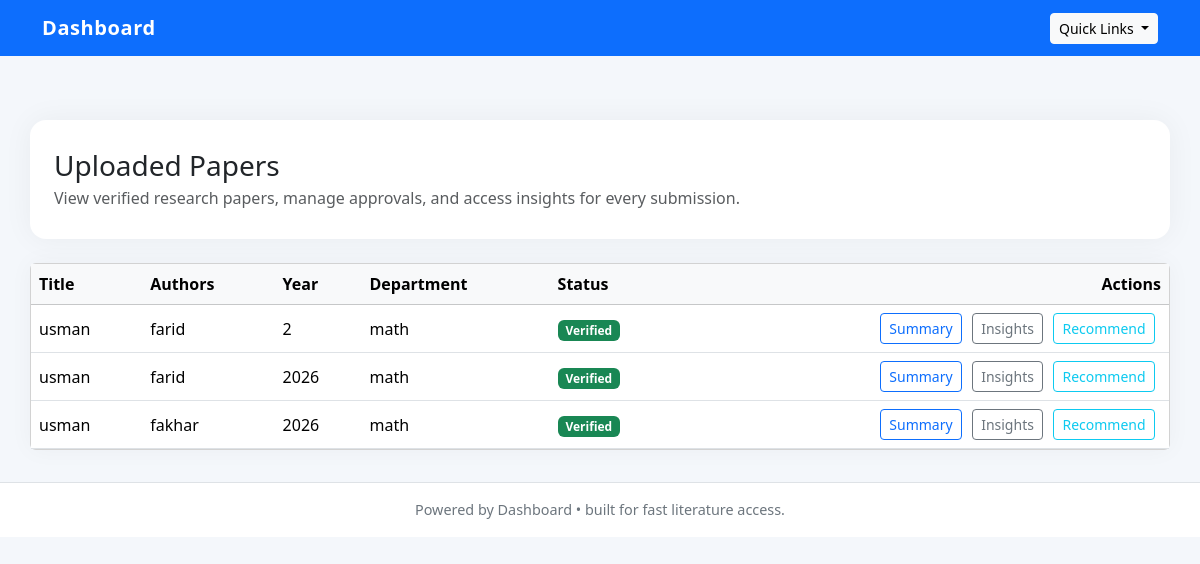
Page /papers/list on the earlier database version.
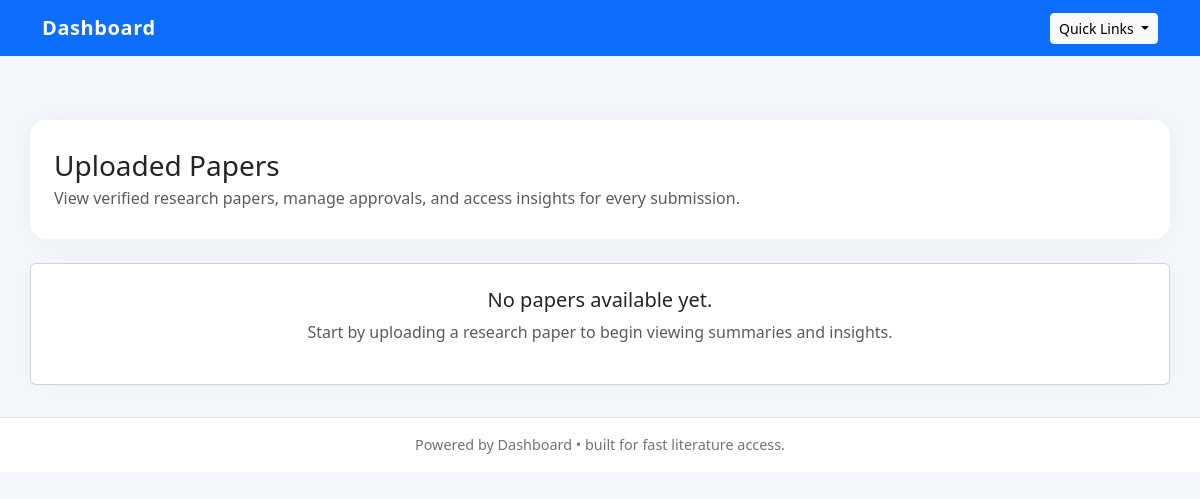
Same page on the later database version.
### app/models.py (models this page shows)
class Paper(db.Model):
    __tablename__ = "papers"
    id = db.Column(db.Integer, primary_key=True)
    title = db.Column(db.String(500))
    authors = db.Column(db.Text)
    year = db.Column(db.Integer)
    abstract = db.Column(db.Text)
    pdf_path = db.Column(db.String(500))
    link = db.Column(db.String(500))
    verified = db.Column(db.Boolean, default=False)
    department_id = db.Column(db.Integer, db.ForeignKey("departments.id"))
    user_id = db.Column(db.Integer, db.ForeignKey("users.id"))
    created_at = db.Column(db.DateTime, default=datetime.utcnow)

class Department(db.Model):
    __tablename__ = "departments"
    id = db.Column(db.Integer, primary_key=True)
    name = db.Column(db.String(150), unique=True, nullable=False)
    users = db.relationship("User", backref="department", lazy=True)
    papers = db.relationship("Paper", backref="department", lazy=True)

### app/routes/papers.py (the view)
@papers_bp.route("/list")
def list_papers():
    papers = Paper.query.all()
    return render_template("list_papers.html", papers=papers)

### app/templates/list_papers.html (shortened to what this page needs)
{% extends "base.html" %}
{% block content %}
<div class="page-header">
    <div class="d-flex flex-column flex-md-row justify-content-between align-items-start gap-3">
        <div>
            <h1 class="h3 mb-1">Uploaded Papers</h1>
            <p class="text-muted mb-0">View verified research papers, manage approvals, and access insights for every submission.</p>
        </div>
    </div>
</div>
{% if papers %}
<div class="card card-shadow">
    <div class="table-responsive">
        <table class="table table-hover align-middle mb-0">
            <thead class="table-light">
                <tr>
                    <th>Title</th>
                    <th>Authors</th>
                    <th>Year</th>
                    <th>Department</th>
                    <th>Status</th>
                    <th class="text-end">Actions</th>
                </tr>
            </thead>
            <tbody>
                {% for paper in papers %}
                <tr>
                    <td>{{ paper.title }}</td>
                    <td>{{ paper.authors }}</td>
                    <td>{{ paper.year }}</td>
                    <td>{{ paper.department.name if paper.department else 'N/A' }}</td>
                    <td>
                        {% if paper.verified %}
                        <span class="badge bg-success">Verified</span>
                        {% else %}
                        <span class="badge bg-warning text-dark">Pending</span>
                        {% endif %}
                    </td>
                    <td class="text-end table-actions">
                        <a href="{{ url_for('papers.summary', paper_id=paper.id) }}" class="btn btn-sm btn-outline-primary">Summary</a>
                        <a href="{{ url_for('papers.insights', paper_id=paper.id) }}" class="btn btn-sm btn-outline-secondary">Insights</a>
                        <a href="{{ url_for('papers.recommend', paper_id=paper.id) }}" class="btn btn-sm btn-outline-info">Recommend</a>
                    </td>
                </tr>
                {% endfor %}
            </tbody>
        </table>
    </div>
</div>
{% else %}
<div class="card card-shadow p-4 text-center">
    <h2 class="h5">No papers available yet.</h2>
    <p class="text-muted">Start by uploading a research paper to begin viewing summaries and insights.</p>
</div>
{% endif %}
{% endblock %}

### app/templates/base.html (shortened to what this page needs)
<!DOCTYPE html>
<html lang="en">
<head>
    <link href="https://cdn.jsdelivr.net/npm/bootstrap@5.3.3/dist/css/bootstrap.min.css" rel="stylesheet">
</head>
<body>
<nav class="navbar navbar-expand-lg navbar-dark bg-primary fixed-top">
    <div class="container">
        <a class="navbar-brand" href="{{ url_for('home') }}">Dashboard</a>
        <button class="navbar-toggler" type="button" data-bs-toggle="collapse" data-bs-target="#mainNav" aria-controls="mainNav" aria-expanded="false" aria-label="Toggle navigation">
        <div class="collapse navbar-collapse" id="mainNav">
            <div class="d-flex align-items-center ms-3">
                <div class="dropdown">
                    <button class="btn btn-light btn-sm dropdown-toggle" type="button" id="quickLinksDropdown" data-bs-toggle="dropdown" aria-expanded="false">
                        Quick Links
                    </button>
                </div>
            </div>
        </div>
    </div>
</nav>
<div class="container content">
    {% block content %}{% endblock %}
</div>
<footer class="footer bg-white border-top">
    <div class="container">Powered by Dashboard • built for fast literature access.</div>
</footer>
</body>
</html>

### app/templates/base.html (style rules this page uses)
body { padding-top: 5.5rem; background: #f4f7fb; min-height: 100vh; }
.content { padding: 2rem 0; }
.navbar-brand { font-weight: 700; letter-spacing: 0.03em; }
.page-header { padding: 1.8rem 1.5rem; background: #ffffff; border-radius: 1rem; box-shadow: 0 0 30px rgba(0, 0, 0, 0.05); margin-bottom: 1.5rem; }
.page-header h1 { margin-bottom: 0.25rem; }
.card-shadow { box-shadow: 0 0 25px rgba(0,0,0,.04); }
.footer { padding: 1rem 0; text-align: center; color: #6c757d; font-size: 0.9rem; }

Differences in the rows shown:
removed Paper: title "usman", authors "farid", year "2", department "math", verified "Verified"
removed Paper: title "usman", authors "farid", year "2026", department "math", verified "Verified"
removed Paper: title "usman", authors "fakhar", year "2026", department "math", verified "Verified"
Other differences:
text no longer shown: "Title Authors Year Department Status Actions"
text now shown: "No papers available yet. Start by uploading a research paper to begin viewing summaries and insights."
